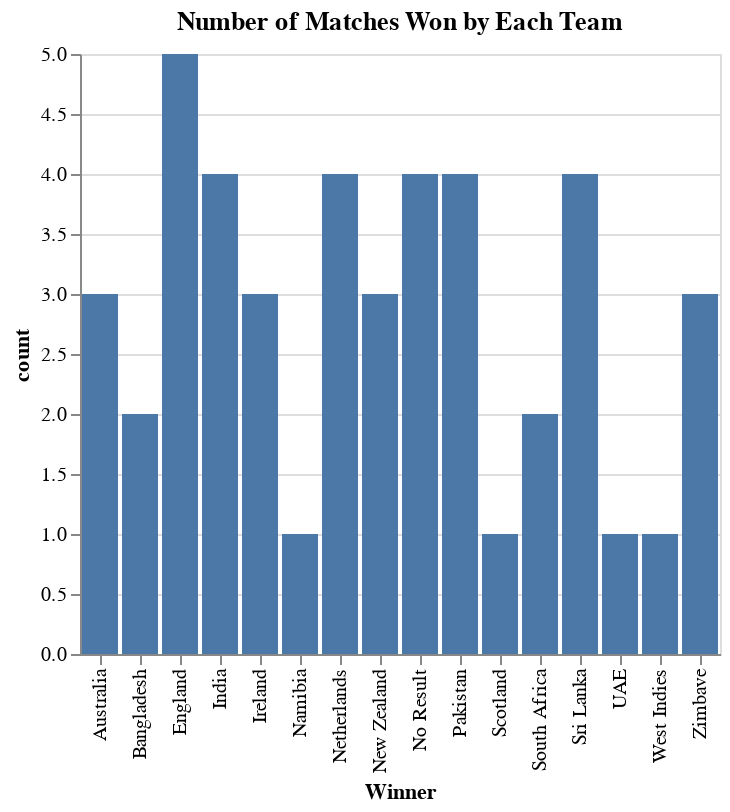

This figure's notebook cell:
### Code cell
#b) Bar Chart for Number of Matches Won by Each Team
# Count the number of matches won by each team
winner_count = data['Winner'].value_counts().reset_index()
winner_count.columns = ['Winner', 'count']

# Create a bar chart
bar_chart_winner = alt.Chart(winner_count).mark_bar().encode(
    x='Winner',
    y='count'
).properties(
    title='Number of Matches Won by Each Team'
)

bar_chart_winner

### Figure 1 — Vega-Lite specification as saved in the notebook (floating-point values rounded to 4 significant figures)
{"config": {"view": {"continuousWidth": 300, "continuousHeight": 300}}, "data": {"name": "data-75a8b890e3f5fdad64d07951b19b1afb"}, "mark": {"type": "bar"}, "encoding": {"x": {"field": "Winner", "type": "nominal"}, "y": {"field": "count", "type": "quantitative"}}, "title": "Number of Matches Won by Each Team", "$schema": "https://vega.github.io/schema/vega-lite/v5.17.0.json", "datasets": {"data-75a8b890e3f5fdad64d07951b19b1afb": [{"Winner": "England", "count": 5}, {"Winner": "Netherlands", "count": 4}, {"Winner": "Sri Lanka", "count": 4}, {"Winner": "India", "count": 4}, {"Winner": "No Result", "count": 4}, {"Winner": "Pakistan", "count": 4}, {"Winner": "Zimbave", "count": 3}, {"Winner": "Ireland", "count": 3}, {"Winner": "New Zealand", "count": 3}, {"Winner": "Australia", "count": 3}, {"Winner": "Bangladesh", "count": 2}, {"Winner": "South Africa", "count": 2}, {"Winner": "Namibia", "count": 1}, {"Winner": "Scotland", "count": 1}, {"Winner": "West Indies", "count": 1}, {"Winner": "UAE", "count": 1}]}}
